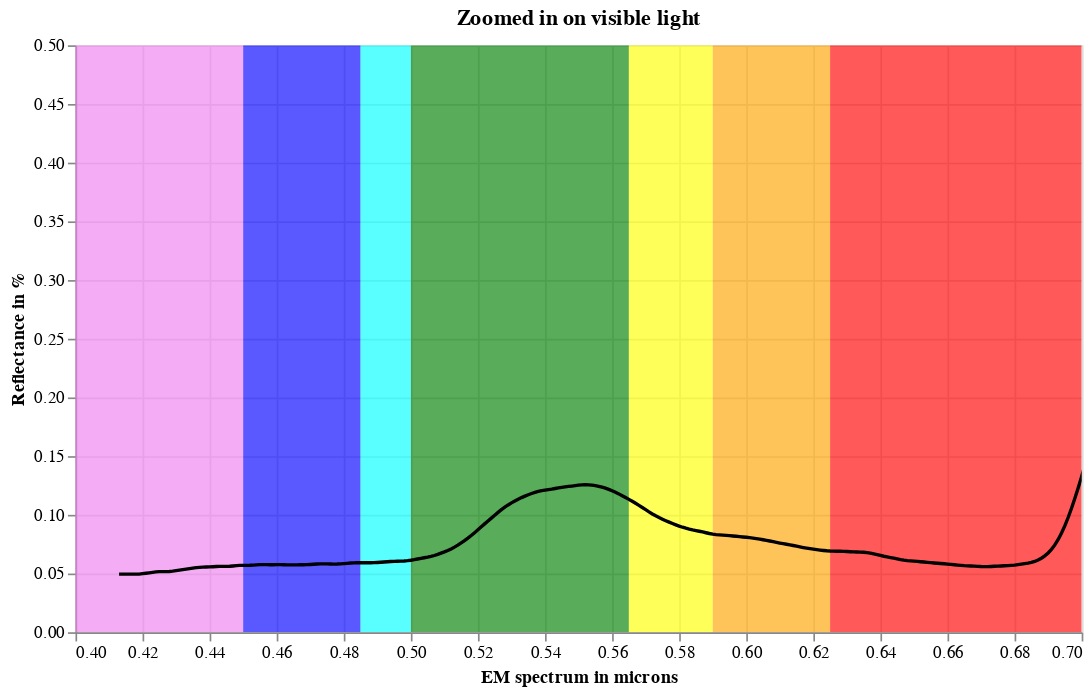

Write notebook code for a chart like this one.
### Markdown cell above
## Spectral reflectance

In the post mentioned above, we saw that our LCD monitors radiate light in the visible electromagnetic (EM) spectrum, which we perceive as colors. Instead of an object *emitting* light from specific spectral bands, a surface *reflects* radiation. In this reflection process, some parts of the EM spectrum are also absorbed by the material. We then observe and process the reflected light.

<figure>
    <div style="display: flex; flex-wrap: wrap; justify-content: center">
        <div>
            <figure>
<img src="2020-09-02/LCD_pixels_RGB.jpg">
            <figcaption><center>LCD emitting light</center></figcaption>
            </figure>
        </div>
        <div>
            <figure>
<img src="2020-09-16/flower.jpg" width="50%" >
            <figcaption><center>Flowers reflecting light</center></figcaption>
            </figure>
        </div>
    </div>
    <figcaption><center>Emitting vs. reflecting objects</center></figcaption>
</figure>

This spectral reflectance is why we perceive a healthy leaf as green, even though it is not emitting light like our monitor. It merely reflects the electromagnetic radiation of the sun. Please take a moment and try to guess which part of the visible light a green leaf reflects and which it absorbs.

We perceive the primary color of healthy leaves as green. With our knowledge of spectral reflectance, we can deduce that the main band being reflected
is green, while the blue and red bands are mainly absorbed. To verify our educated guess, we can look at published reflectance curves. These reflectance curves tell us what parts of EM radiation are absorbed and reflected. The USGS Spectral Library is free of charge and available for anyone on the [USGS](https://pubs.er.usgs.gov/publication/ds1035) website. We can search for spectrums of objects with their fantastic  [query tool](https://crustal.usgs.gov/speclab/QueryAll07a.php?) without downloading the complete 5GB dataset. 
As an example leaf, I chose an Aspen leaf with the following spectrum title *"Aspen Aspen-1 green-top ASDFRa AREF"*.
Now is the chance to use some `pandas` to read the spectrum and visualize the result with your favorite plotting library.

### Code cell
#collapse
import numpy as np
import pandas as pd
import altair as alt

# data from https://en.wikipedia.org/wiki/Visible_spectrum#Spectral_colors
# with small modification for red, explained in text
visible_light = [
    {"color": "violet", "start": .38, "end": .45},
    {"color": "blue", "start": .45, "end": .485},
    {"color": "cyan", "start": .485, "end": .5},
    {"color": "green", "start": .5, "end": .565},
    {"color": "yellow", "start": .565, "end": .59},
    {"color": "orange", "start": .59, "end": .625},
    {"color": "red", "start": .625, "end": .7},
]

visible_light_df = pd.DataFrame(visible_light)

# After the README -1.23e+034 is a NaN value from defective bands
# And that the ASDFR name string means that we have 2151 channels
# ranging from 0.35 - 2.5 microns
asdfr_start = 0.35
asdfr_end = 2.5
asdfr_channels = 2_151
asdfr_spectrum = pd.DataFrame(np.linspace(asdfr_start, asdfr_end, asdfr_channels), columns=["EM spectrum in microns"])

aspen_df = pd.read_csv(
    "2020-10-14/splib07a_Aspen_Aspen-1_green-top_ASDFRa_AREF/splib07a_Aspen_Aspen-1_green-top_ASDFRa_AREF.txt", 
    na_values="-1.2300000e+034",
    header=0,
    skiprows=1,
    names=["Reflectance in %"]
)

aspen_df = aspen_df.dropna()
aspen_spectrum = asdfr_spectrum.merge(aspen_df, left_index=True, right_index=True)

base = alt.Chart(aspen_spectrum)
interval = alt.selection_interval(bind="scales")

zoomed = base.mark_line().encode(
    x=alt.X("EM spectrum in microns", title="EM spectrum in microns", scale=alt.Scale(domain=[0.4, 0.7], zero=False)),
    y=alt.Y("Reflectance in %", title="Reflectance in %"),
    color=alt.value("black"),
)

vis_light_chart = alt.Chart(visible_light_df).mark_rect(opacity=0.65).encode(
    alt.X("start"),
    alt.X2("end"),
    color=alt.Color("color", scale=None)
)

alt.layer(
    vis_light_chart, 
    zoomed, 
    title="Zoomed in on visible light"
).add_selection(interval).properties(width=600, height=350)

### Figure 1 — Vega-Lite specification as saved in the notebook (floating-point values rounded to 4 significant figures; data arrays with more than 128 entries replaced by an {"elided": "..."} marker saying what was removed)
{"config": {"view": {"continuousWidth": 400, "continuousHeight": 300}}, "layer": [{"data": {"name": "data-c9bf90468b41708668fae0ba9a5d5550"}, "mark": {"type": "rect", "opacity": 0.65}, "encoding": {"color": {"type": "nominal", "field": "color", "scale": null}, "x": {"type": "quantitative", "field": "start"}, "x2": {"field": "end"}}, "selection": {"selector002": {"type": "interval", "bind": "scales"}}}, {"data": {"name": "data-14d47cd2725be05d29b75237874d4060"}, "mark": "line", "encoding": {"color": {"value": "black"}, "x": {"type": "quantitative", "field": "EM spectrum in microns", "scale": {"domain": [0.4, 0.7], "zero": false}, "title": "EM spectrum in microns"}, "y": {"type": "quantitative", "field": "Reflectance in %", "title": "Reflectance in %"}}}], "height": 350, "title": "Zoomed in on visible light", "width": 600, "$schema": "https://vega.github.io/schema/vega-lite/v4.8.1.json", "datasets": {"data-c9bf90468b41708668fae0ba9a5d5550": [{"color": "violet", "start": 0.38, "end": 0.45}, {"color": "blue", "start": 0.45, "end": 0.485}, {"color": "cyan", "start": 0.485, "end": 0.5}, {"color": "green", "start": 0.5, "end": 0.565}, {"color": "yellow", "start": 0.565, "end": 0.59}, {"color": "orange", "start": 0.59, "end": 0.625}, {"color": "red", "start": 0.625, "end": 0.7}], "data-14d47cd2725be05d29b75237874d4060": {"elided": "1932 records"}}}
